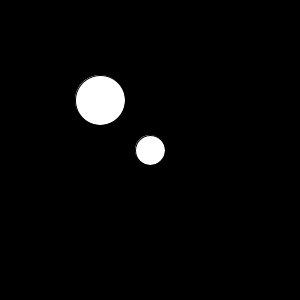
Frame 1 (no input)
Frame 60 (the mouse pressed at the canvas centre just before this capture): identical to frame 1, image omitted
Frame 120 (the mouse held since frame 60 and released just before this capture): identical to frame 1, image omitted

The Processing sketch that drew this single still picture (run headless with seeded random() and noise(); from frame 60 on, the mouse is pressed at the canvas centre):

// Processing sketch: tut05_01
// ── tut05_01.pde
Circle c;
Circle c2;

void setup()
{
  size(300, 300);
  c = new Circle(100,100,50);
  c2 = new Circle();
  println(c.toString());
  
  c2.setX(150);
  c2.setY(150);
  c2.setRadius(30);
}

void draw()
{
  background(0, 0, 0);
  c.display();
  c2.display();
}

// ── Circle.pde
public class Circle
{
  private int x;
  private int y;
  private int radius;

  public Circle()
  {
    this.x=0;
    this.y=0;
    this.radius=20;
  }
  public Circle(int x, int y, int radius)
  {
    this.x=x;
    this.y=y;
    this.radius=radius;
  }

  public void display()
  {
    ellipse(x, y, radius, radius);
  }

  public int getRadius()
  {
    return radius;
  }
  public int getX()
  {
    return x;
  }
  public int getY()
  {
    return x;
  }
  public double getArea()  
  {
    return radius*radius*Math.PI;
  }
  
  public void setRadius(int radius)
  {
    this.radius=radius;
  }
  public void setX(int x)
  {
    this.x=x;
  }
  public void setY(int y)
  {
    this.y=y;
  }
  
  public String toString()
  {
    return "Circle: x=" + getX() + "; y= " + getY() + "; radius=" + getRadius() + ";";
  }
}
